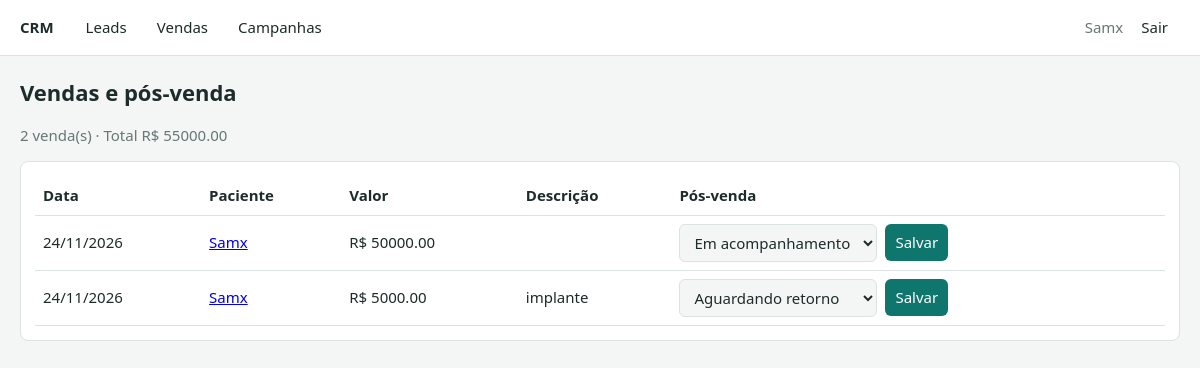
/vendas (signed in), run on the app's committed database.
### app.py (models this page shows)
class User(UserMixin, db.Model):
    id = db.Column(db.Integer, primary_key=True)
    name = db.Column(db.String(120), nullable=False)
    email = db.Column(db.String(160), unique=True, nullable=False)
    password_hash = db.Column(db.String(256), nullable=False)
    is_admin = db.Column(db.Boolean, default=False)

class Sale(db.Model):
    id = db.Column(db.Integer, primary_key=True)
    lead_id = db.Column(db.ForeignKey("lead.id"), nullable=False)
    amount = db.Column(db.Numeric(10, 2), nullable=False)
    sold_at = db.Column(db.Date, nullable=False)
    description = db.Column(db.String(200))
    classification = db.Column(db.String(40), default=POS_VENDA[0])

class Lead(db.Model):
    id = db.Column(db.Integer, primary_key=True)
    name = db.Column(db.String(120), default="Sem nome")
    phone = db.Column(db.String(30), unique=True, nullable=False)
    stage = db.Column(db.String(20), default="novo")
    source = db.Column(db.String(60), default="WhatsApp")
    notes = db.Column(db.Text, default="")
    entered_at = db.Column(db.DateTime, default=datetime.utcnow)
    exited_at = db.Column(db.DateTime)
    exit_reason = db.Column(db.String(200))
    messages = db.relationship("Message", backref="lead", order_by="Message.created_at")
    events = db.relationship("Event", backref="lead", order_by="Event.created_at.desc()")
    sales = db.relationship("Sale", backref="lead", order_by="Sale.sold_at.desc()")

### app.py (the view)
@app.route("/vendas")
@login_required
def vendas():
    sales = Sale.query.order_by(Sale.sold_at.desc()).all()
    total = sum(float(s.amount) for s in sales)
    return render_template("vendas.html", sales=sales, total=total, pos=POS_VENDA)

### app.py (called while the page is built)
@login.user_loader
def load_user(uid):
    return db.session.get(User, int(uid))

### templates/vendas.html
{% extends "base.html" %}{% block c %}
<h1>Vendas e pós-venda</h1><p class="mut">{{sales|length}} venda(s) · Total R$ {{'%.2f'|format(total)}}</p>
<div class="card"><table><tr><th>Data</th><th>Paciente</th><th>Valor</th><th>Descrição</th><th>Pós-venda</th></tr>
{% for s in sales %}<tr><td>{{s.sold_at.strftime('%d/%m/%Y')}}</td><td><a href="{{url_for('lead',id=s.lead.id)}}">{{s.lead.name}}</a></td><td>R$ {{'%.2f'|format(s.amount)}}</td><td>{{s.description}}</td>
<td><form class="row" method="post" action="{{url_for('venda_classificar',id=s.id)}}"><select name="classification">{% for p in pos %}<option {{'selected' if p==s.classification}}>{{p}}</option>{% endfor %}</select><button>Salvar</button></form></td></tr>
{% else %}<tr><td colspan="5" class="mut">Nenhuma venda registrada. Registre a primeira na página de um lead.</td></tr>{% endfor %}</table></div>{% endblock %}

### templates/base.html (shortened to what this page needs)
<!doctype html><html lang="pt-BR"><head><meta charset="utf-8">
</head><body>
{% if current_user.is_authenticated %}<nav><b>CRM</b><a href="{{url_for('leads')}}">Leads</a><a href="{{url_for('vendas')}}">Vendas</a><a href="{{url_for('campanhas')}}">Campanhas</a><span class="mut">{{current_user.name}}</span><a href="{{url_for('sair')}}">Sair</a></nav>{% endif %}
<main>{% for m in get_flashed_messages() %}<div class="flash">{{m}}</div>{% endfor %}{% block c %}{% endblock %}</main></body></html>

### templates/base.html (style rules this page uses)
:root { --bg:#f4f6f5;--card:#fff;--ink:#1d2b2a;--mut:#667775;--line:#dbe3e1;--acc:#0f766e;--acc2:#e8f3f1 }
* { box-sizing:border-box }
body { margin:0;background:var(--bg);color:var(--ink);font:15px/1.5 "Segoe UI",system-ui,sans-serif }
nav { display:flex;gap:6px;align-items:center;padding:10px 20px;background:var(--card);border-bottom:1px solid var(--line);flex-wrap:wrap }
nav b { margin-right:14px }
nav a { color:var(--ink);text-decoration:none;padding:6px 12px;border-radius:6px }
main { padding:20px;max-width:1400px;margin:auto }
h1 { font-size:22px;margin:0 0 14px }
.card { background:var(--card);border:1px solid var(--line);border-radius:8px;padding:14px;margin-bottom:14px }
input,select,textarea,button { font:inherit;color:var(--ink);background:var(--bg);border:1px solid var(--line);border-radius:6px;padding:7px 10px }
button { background:var(--acc);color:#fff;border:0;cursor:pointer }
.row { display:flex;gap:8px;flex-wrap:wrap;align-items:center }
.lead small,.mut { color:var(--mut) }
table { width:100%;border-collapse:collapse }
td,th { text-align:left;padding:8px;border-bottom:1px solid var(--line) }

### data on the page
User: name "Samx"
Sale: sold_at "24/11/2026", lead.name "Samx", amount "50000.00"
Sale: sold_at "24/11/2026", lead.name "Samx", amount "5000.00", description "implante"

### other printed values
{{ sales|length }} "2"
{{ '%.2f'|format(total) }} "55000.00"
form field classification "Em acompanhamento"
form field classification "Aguardando retorno"
